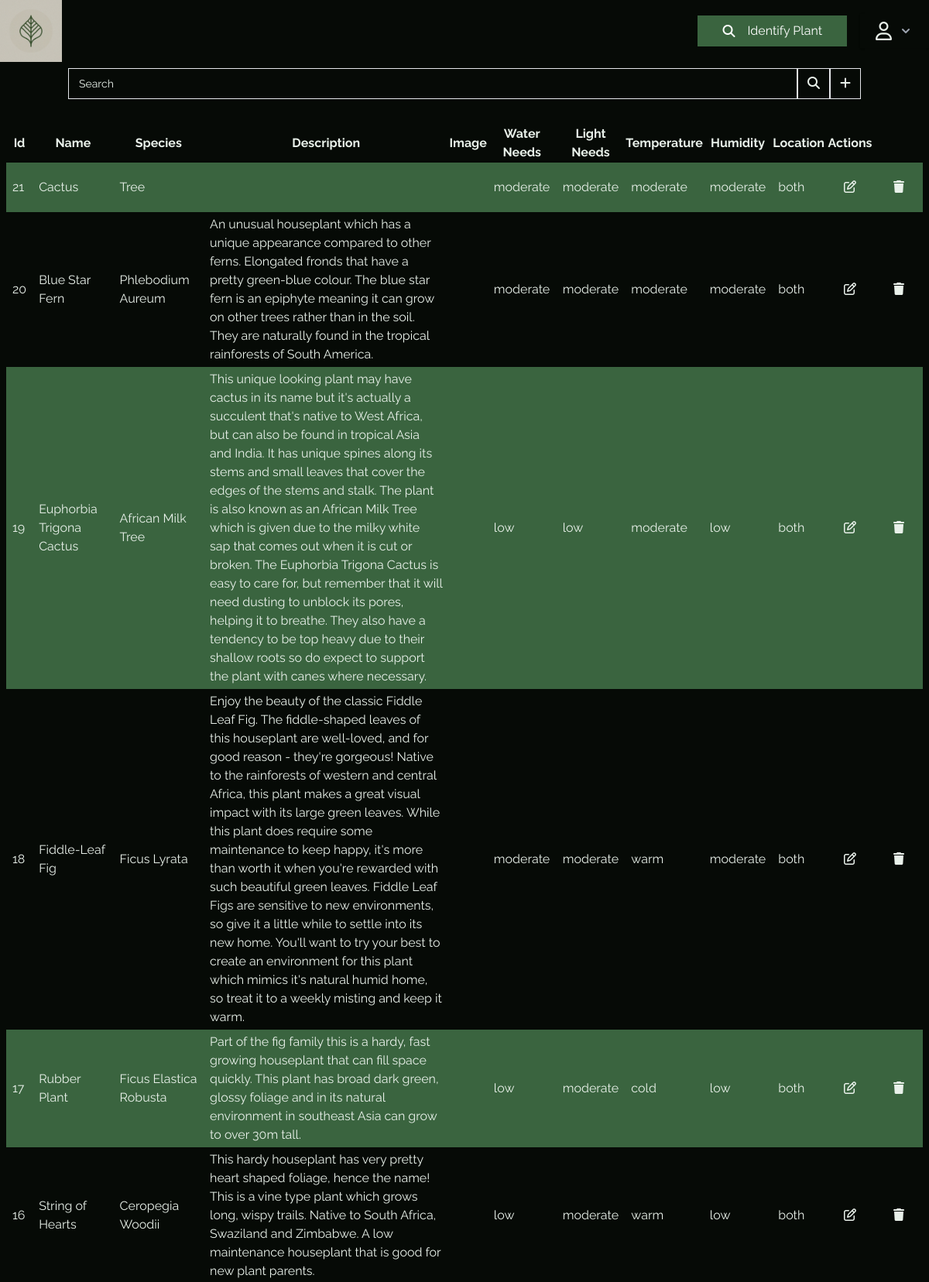
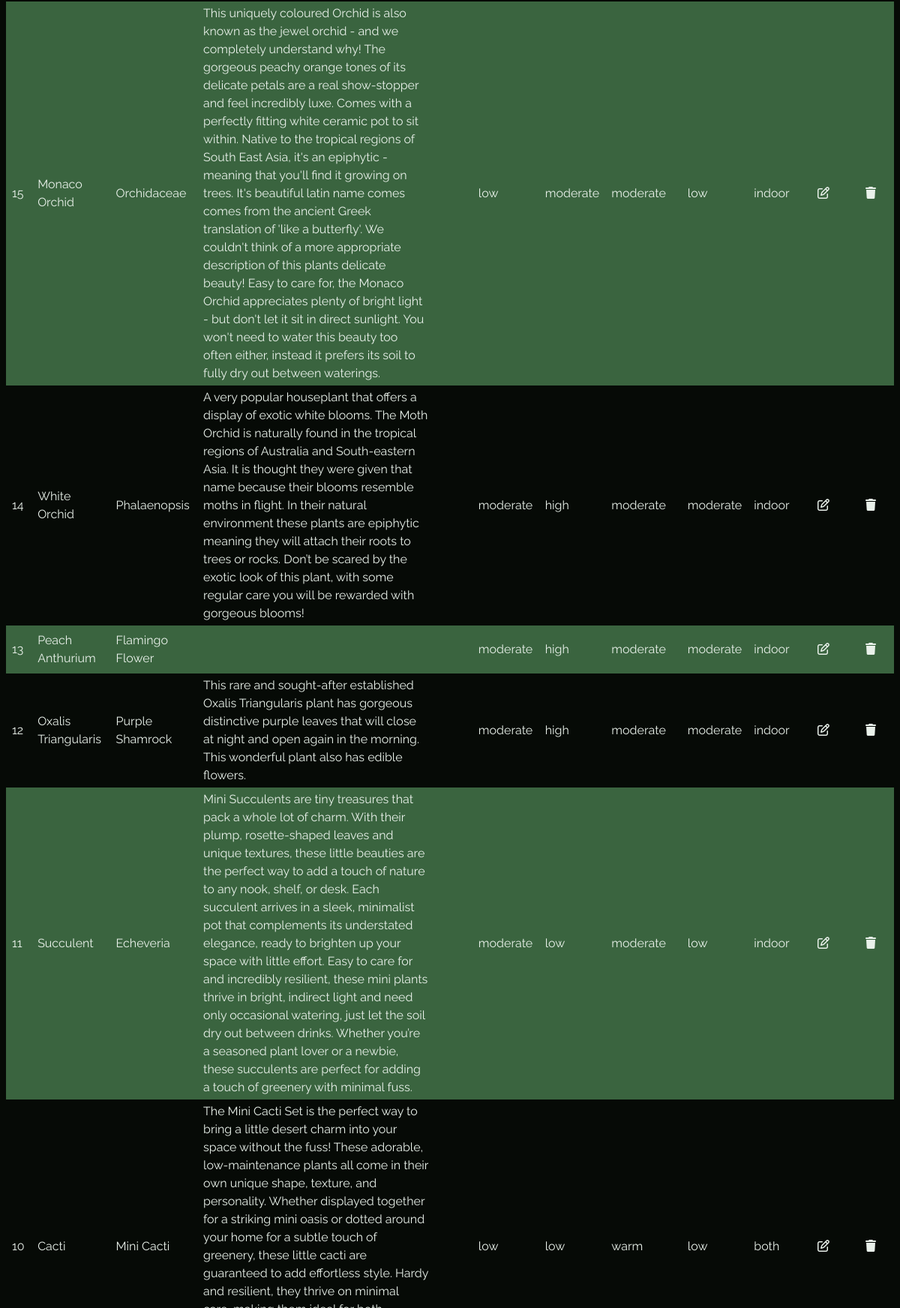
Screenshot of /dashboard/plants/ (signed in, upper part) with the database file from the repository (2 pictures, top to bottom).
### plant/model.py (models this page shows)
class Plant(Base):
    __tablename__ = "plants"
    id = Column(Integer, primary_key=True, autoincrement=True, index=True)
    name = Column(String, index=True)
    species = Column(String, index=True)
    description = Column(String)
    image_url = Column(String)
    water_needs = Column(SQLEnum(WaterNeeds), default=WaterNeeds.MODERATE)
    light_needs = Column(SQLEnum(LightNeeds), default=LightNeeds.MODERATE)
    temperature_preference = Column(SQLEnum(TemperaturePreference), default=TemperaturePreference.MODERATE)
    humidity_needs = Column(SQLEnum(HumidityNeeds), default=HumidityNeeds.MODERATE)
    location = Column(SQLEnum(Location), default=Location.BOTH)
    created_at = Column(DateTime(timezone=True), default=func.now())
    updated_at = Column(DateTime(timezone=True), default=func.now(), onupdate=func.now())

### dashboard/plant_view_router.py (the view)
@router.get("/")
def plant_table(request: Request,
                query: str = Query(default=None),
                sort_by: str = Query(default="id"),
                sort_direction: str = Query(default="desc"),
                page_size: int = Query(default=PAGE_SIZE),
                page_number: int = Query(default=1),
                plant_service: PlantService = Depends(get_plant_service),
                principal=Depends(with_auth(admin_only=True))):
    data = plant_service.fetch(page_size, page_number, query, sort_by, sort_direction)
    return templates.TemplateResponse("dashboard/plant/plant_table.html", {
        "request": request,
        "plants": data.items,
        "total": data.total_pages,
        "current": data.current_page,
        "principal": principal
    })

### templates/dashboard/plant/plant_table.html (shortened to what this page needs)
{% from "./components/ui/input.html" import input %}
{% from "./dashboard/plant/components/plant_row.html" import plant_row %}
{% extends "./base.html" %}
{% block content %}
    <nav class="container mx-auto flex items-center">
        <form action=""
              class="flex items-center justify-center w-full">
            {{ input(id='query', name='query', label='Search') }}
            <button class="border hover:border-accent hover:bg-accent transition-all py-[7px] px-[12px]">
                <i class="fa-solid fa-magnifying-glass"></i>
            </button>
        </form>
        <button
                hx-get="fragments/add-row"
                hx-target="next tbody"
                hx-swap="afterbegin"
                class="border hover:border-accent hover:bg-accent transition-all py-[7px] px-[12px]"
        >
            <i class="fa-solid fa-plus"></i>
        </button>
    </nav>
    <div class="p-4"></div>
    <div class="w-full overflow-x-auto">
        <table class="w-full">
            <thead>
            <tr>
                <th data-sort="id">Id</th>
                <th data-sort="name">Name</th>
                <th data-sort="species">Species</th>
                <th data-sort="description">Description</th>
                <th data-sort="image_url">Image</th>
                <th data-sort="water_needs">Water Needs</th>
                <th data-sort="light_needs">Light Needs</th>
                <th data-sort="temperature_preference">Temperature</th>
                <th data-sort="humidity_needs">Humidity</th>
                <th data-sort="location">Location</th>
                <th>Actions</th>
            </tr>
            </thead>
            <tbody>
                {% for plant in plants %} {{ plant_row(plant) }} {% endfor %}
            </tbody>
        </table>
    </div>
{% endblock %}

### templates/components/ui/input.html (shortened to what this page needs)
{% macro input(id, name, label, placeholder=" ", type="text", required=False, value=None, class="") %}
    <div class="relative flex h-10 w-full min-w-[200px]">
        <input
                id="{{ id }}"
                name="{{ name }}"
                type="{{ type }}"
                class="peer h-full w-full rounded-[7px] border border-blue-gray-200 bg-transparent px-3 py-2.5 pr-20 font-sans text-sm font-normal text-blue-gray-700 outline outline-0 transition-all placeholder-shown:border placeholder-shown:border-blue-gray-200 placeholder-shown:border-t-blue-gray-200 focus:border-2 focus:border-t-transparent focus:outline-0 disabled:border-0 disabled:bg-blue-gray-50 {{ class }}"
                placeholder="{{ placeholder }}"
        />
        <label for="{{ id }}" class="before:content[' '] after:content[' '] pointer-events-none absolute left-0 -top-1.5 flex h-full w-full select-none text-[11px] font-normal leading-tight text-blue-gray-400 transition-all before:pointer-events-none before:mt-[6.5px] before:mr-1 before:box-border before:block before:h-1.5 before:w-2.5 before:rounded-tl-none before:border-t before:border-l before:border-blue-gray-200 before:transition-all after:pointer-events-none after:mt-[6.5px] after:ml-1 after:box-border after:block after:h-1.5 after:w-2.5 after:flex-grow after:rounded-tr-none after:border-t after:border-r after:border-blue-gray-200 after:transition-all peer-placeholder-shown:text-sm peer-placeholder-shown:leading-[3.75] peer-placeholder-shown:text-blue-gray-500 peer-placeholder-shown:before:border-transparent peer-placeholder-shown:after:border-transparent peer-focus:text-[11px] peer-focus:leading-tight peer-focus:before:border-t-2 peer-focus:before:border-l-2 peer-focus:before:!border-white peer-focus:after:border-t-2 peer-focus:after:border-r-2 peer-focus:after:!border-white peer-disabled:text-transparent peer-disabled:before:border-transparent peer-disabled:after:border-transparent peer-disabled:peer-placeholder-shown:text-blue-gray-500">
            {{ label }}
        </label>
    </div>
{% endmacro %}

### templates/dashboard/plant/components/plant_row.html (shortened to what this page needs)
{% macro plant_row(plant) %}
    <tr class="even:bg-bg odd:bg-secondary">
        <td>{{ plant.id }}</td>
        <td>{{ plant.name }}</td>
        <td>{{ plant.species }}</td>
        <td>{{ plant.description }}</td>
        <td>
        </td>
        <td>{{ plant.water_needs.value }}</td>
        <td>{{ plant.light_needs.value }}</td>
        <td>{{ plant.temperature_preference.value }}</td>
        <td>{{ plant.humidity_needs.value }}</td>
        <td>{{ plant.location.value }}</td>
        <td>
            <button hx-get="fragments/edit-row/{{ plant.id }}"
                    hx-target="closest tr"
                    hx-swap="outerHTML"
                    class="hover:text-green-600 p-4 transition-colors">
                <i class="fa-regular fa-pen-to-square"></i>
            </button>
        </td>
        <td>
            <button hx-delete="{{ plant.id }}"
                    hx-target="closest tr"
                    hx-swap="delete"
                    class="hover:text-red-600 p-4 transition-colors">
                <i class="fa-solid fa-trash"></i>
            </button>
        </td>
    </tr>
{% endmacro %}

### templates/base.html (shortened to what this page needs)
{% from "./components/ui/button.html" import button %}
{% from "./components/ui/input.html" import input %}
{% from "./components/ui/user_button.html" import user_button %}
{% from "./components/plant-identify-modal.html" import plant_identify_modal %}
<!DOCTYPE html>
<html lang="en" class="dark bg-background text-text">
<head>
    <link href="{{url_for('static',path='/css/app.css')}}" rel="stylesheet" />
</head>
<body id="body">
<header class="flex fixed top-0 right-0 left-0 z-[50] bg-background flex-row items-center justify-between mb-2">
    <a href="/plants">
        <div class="w-[80px] h-[80px]">
            <img src="{{url_for('static',path='/img/plant-logo.jpeg')}}" alt="">
        </div>
    </a>
    <div class="flex justify-center items-center gap-4">
        <div id="plant-identify-modal">
            {{ plant_identify_modal() }}
        </div>
        {% if principal %}
            {{ user_button(principal) }}
        {% else %}
            <a href="/auth/login" class="flex items-center gap-2 px-5 py-2.5 rounded-md shadow">
                <i class="fa-regular fa-user text-2xl"></i>
            </a>
        {% endif %}
    </div>
</header>
<main class="mt-[88px] px-2">
    {% block content %}{% endblock %}
</main>
</body>
</html>

### templates/components/ui/user_button.html (shortened to what this page needs)
{% macro user_button(principal) %}
<div
  x-data="{
            open: false,
            toggle() {
                if (this.open) {
                    return this.close()
                }
                this.$refs.button.focus()
                this.open = true
            },
            close(focusAfter) {
                if (! this.open) return
                this.open = false
                focusAfter && focusAfter.focus()
            }
        }"
  x-on:keydown.escape.prevent.stop="close($refs.button)"
  x-on:focusin.window="! $refs.panel.contains($event.target) && close()"
  x-id="['dropdown-button']"
  class="relative"
>
  <button
    x-ref="button"
    x-on:click="toggle()"
    :aria-expanded="open"
    :aria-controls="$id('dropdown-button')"
    type="button"
    class="flex items-center gap-2 px-5 py-2.5 rounded-md shadow"
  >
    <i class="fa-regular fa-user text-2xl"></i>
    <svg
      xmlns="http://www.w3.org/2000/svg"
      class="h-5 w-5 text-gray-400"
      viewBox="0 0 20 20"
      fill="currentColor"
    >
      <path
        fill-rule="evenodd"
        d="M5.293 7.293a1 1 0 011.414 0L10 10.586l3.293-3.293a1 1 0 111.414 1.414l-4 4a1 1 0 01-1.414 0l-4-4a1 1 0 010-1.414z"
        clip-rule="evenodd"
      />
    </svg>
  </button>
</div>
{% endmacro %}

### templates/components/plant-identify-modal.html (shortened to what this page needs)
{% macro plant_identify_modal() %}
<div x-data="{
    modalIsOpen: false,
    preview: null,
    file: null,
    hasFile: false,
    isUploading: false,
    result: null,
    handleFileSelect(event) {
        const file = event.target.files[0];
        if (file) {
            this.file = file;
            this.hasFile = true;
            const reader = new FileReader();
            reader.onload = (e) => {
                this.preview = e.target.result;
            };
            reader.readAsDataURL(file);
        }
    },
    async identify() {
        if (!this.file) return;
        this.isUploading = true;
        const formData = new FormData();
        formData.append('file', this.file);
        try {
            const response = await fetch('/api/plants/identify', {
                method: 'POST',
                body: formData
            });
            const data = await response.json();
            this.result = data.data;
        } catch (error) {
            console.error('Error:', error);
            this.result = {
                identified: false,
                plant_name: 'Error',
                message: 'An error occurred while identifying the plant.'
            };
        } finally {
            this.isUploading = false;
        }
    },
    reset() {
        this.preview = null;
        this.file = null;
        this.hasFile = false;
        this.isUploading = false;
        this.result = null;
    }
}">
    <button
            x-on:click="modalIsOpen = true" type="button"
            class="text-center border text-white hover:bg-accent hover:border-accent capitalize py-2 px-8 w-full max-w-[24rem]
                    bg-secondary border-background transition-all hover:text-text flex gap-4 items-center">
        <i class="fa-solid fa-magnifying-glass"></i>
        Identify Plant
    </button>
</div>
{% endmacro %}

### templates/base.html (style rules this page uses)
* { font-family: 'Raleway', sans-serif; border-radius: 0 !important; }

### templates/dashboard/plant/plant_table.html (style rules this page uses)
td { padding: 4px 8px; }
th { cursor: pointer; transition: color 150ms; }

### rows the page displays
Plant: id "21", name "Cactus", species "Tree", water_needs.value "moderate", light_needs.value "moderate", temperature_preference.value "moderate", humidity_needs.value "moderate", location.value "both"
Plant: id "20", name "Blue Star Fern", species "Phlebodium Aureum", description "An unusual houseplant which has a unique appearance compared to other ferns. Elongated fronds that have a pretty green-blue colour. The blue star fern is an epiphyte meaning it can grow on other trees rather than in the soil. They are naturally found in the tropical rainforests of South America.", water_needs.value "moderate", light_needs.value "moderate", temperature_preference.value "moderate", humidity_needs.value "moderate", location.value "both"
Plant: id "19", name "Euphorbia Trigona Cactus", species "African Milk Tree", description "This unique looking plant may have cactus in its name but it's actually a succulent that's native to West Africa, but can also be found in tropical Asia and India. It has unique spines along its stems and small leaves that cover the edges of the stems and stalk. The plant is also known as an African Milk Tree which is given due to the milky white sap that comes out when it is cut or broken. The Euphorbia Trigona Cactus is easy to care for, but remember that it will need dusting to unblock its pores, helping it to breathe. They also have a tendency to be top heavy due to their shallow roots so do expect to support the plant with canes where necessary.", water_needs.value "low", light_needs.value "low", temperature_preference.value "moderate", humidity_needs.value "low", location.value "both"
Plant: id "18", name "Fiddle-Leaf Fig", species "Ficus Lyrata", description "Enjoy the beauty of the classic Fiddle Leaf Fig. The fiddle-shaped leaves of this houseplant are well-loved, and for good reason - they're gorgeous! Native to the rainforests of western and central Africa, this plant makes a great visual impact with its large green leaves. While this plant does require some maintenance to keep happy, it's more than worth it when you're rewarded with such beautiful green leaves. Fiddle Leaf Figs are sensitive to new environments, so give it a little while to settle into its new home. You'll want to try your best to create an environment for this plant which mimics it's natural humid home, so treat it to a weekly misting and keep it warm.", water_needs.value "moderate", light_needs.value "moderate", temperature_preference.value "warm", humidity_needs.value "moderate", location.value "both"
Plant: id "17", name "Rubber Plant", species "Ficus Elastica Robusta", description "Part of the fig family this is a hardy, fast growing houseplant that can fill space quickly. This plant has broad dark green, glossy foliage and in its natural environment in southeast Asia can grow to over 30m tall.", water_needs.value "low", light_needs.value "moderate", temperature_preference.value "cold", humidity_needs.value "low", location.value "both"
Plant: id "16", name "String of Hearts", species "Ceropegia Woodii", description "This hardy houseplant has very pretty heart shaped foliage, hence the name! This is a vine type plant which grows long, wispy trails. Native to South Africa, Swaziland and Zimbabwe. A low maintenance houseplant that is good for new plant parents.", water_needs.value "low", light_needs.value "moderate", temperature_preference.value "warm", humidity_needs.value "low", location.value "both"
Plant: id "15", name "Monaco Orchid", species "Orchidaceae", description "This uniquely coloured Orchid is also known as the jewel orchid - and we completely understand why! The gorgeous peachy orange tones of its delicate petals are a real show-stopper and feel incredibly luxe. Comes with a perfectly fitting white ceramic pot to sit within. Native to the tropical regions of South East Asia, it's an epiphytic - meaning that you'll find it growing on trees. It's beautiful latin name comes comes from the ancient Greek translation of 'like a butterfly'. We couldn't think of a more appropriate description of this plants delicate beauty! Easy to care for, the Monaco Orchid appreciates plenty of bright light - but don't let it sit in direct sunlight. You won't need to…", water_needs.value "low", light_needs.value "moderate", temperature_preference.value "moderate", humidity_needs.value "low", location.value "indoor"
Plant: id "14", name "White Orchid", species "Phalaenopsis", description "A very popular houseplant that offers a display of exotic white blooms. The Moth Orchid is naturally found in the tropical regions of Australia and South-eastern Asia. It is thought they were given that name because their blooms resemble moths in flight. In their natural environment these plants are epiphytic meaning they will attach their roots to trees or rocks. Don’t be scared by the exotic look of this plant, with some regular care you will be rewarded with gorgeous blooms!", water_needs.value "moderate", light_needs.value "high", temperature_preference.value "moderate", humidity_needs.value "moderate", location.value "indoor"
Plant: id "13", name "Peach Anthurium", species "Flamingo Flower", water_needs.value "moderate", light_needs.value "high", temperature_preference.value "moderate", humidity_needs.value "moderate", location.value "indoor"
Plant: id "12", name "Oxalis Triangularis", species "Purple Shamrock", description "This rare and sought-after established Oxalis Triangularis plant has gorgeous distinctive purple leaves that will close at night and open again in the morning. This wonderful plant also has edible flowers.", water_needs.value "moderate", light_needs.value "high", temperature_preference.value "moderate", humidity_needs.value "moderate", location.value "indoor"
Plant: id "11", name "Succulent", species "Echeveria", description "Mini Succulents are tiny treasures that pack a whole lot of charm. With their plump, rosette-shaped leaves and unique textures, these little beauties are the perfect way to add a touch of nature to any nook, shelf, or desk. Each succulent arrives in a sleek, minimalist pot that complements its understated elegance, ready to brighten up your space with little effort. Easy to care for and incredibly resilient, these mini plants thrive in bright, indirect light and need only occasional watering, just let the soil dry out between drinks. Whether you’re a seasoned plant lover or a newbie, these succulents are perfect for adding a touch of greenery with minimal fuss.", water_needs.value "moderate", light_needs.value "low", temperature_preference.value "moderate", humidity_needs.value "low", location.value "indoor"
Plant: id "10", name "Cacti", species "Mini Cacti", water_needs.value "low", light_needs.value "low", temperature_preference.value "warm", humidity_needs.value "low", location.value "both"

### other values shown
{{ label }} "Search"
